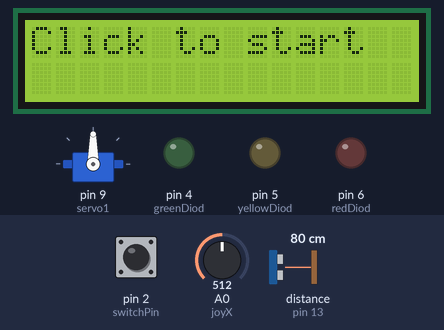
Simulated run of this sketch. Board: Arduino Uno, built with avr-gcc and run on an emulated ATmega328P. Parts: 16×2 character LCD, servo, output pins drawn as LEDs (lit = HIGH). Inputs (shaded band) come from the test bench; at power-on: pin 2 (switchPin) HIGH, A0 (joyX) = 512, distance to the obstacle (sensor on pin 13) 80 cm. The echo pulse lasts 58.3 µs per cm; pins used as bus, display or sensor lines are not drawn.

Above: at 1.2 s.
1.3 s: pin 2 (switchPin) pulled LOW for 0.15 s
At 2.3 s:
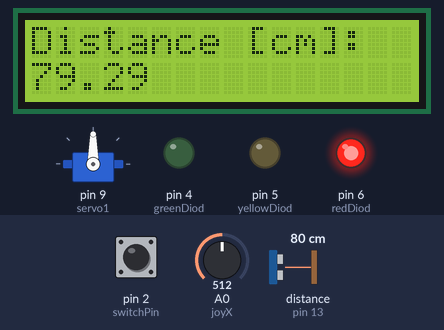
2.9 s: A0 (joyX) set to 716
At 3.6 s:
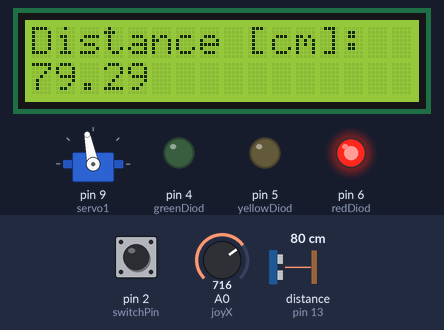
4.4 s: A0 (joyX) set to 1023
At 5.0 s:
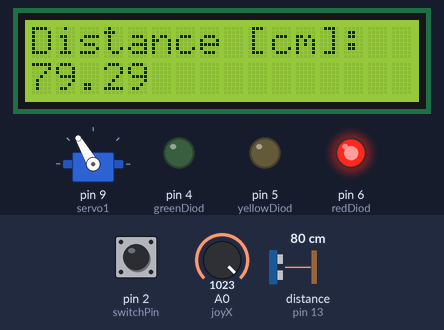
5.9 s: A0 (joyX) set to 306
At 7.0 s:
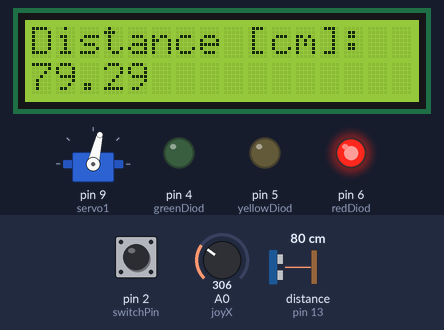
Timing chart, 0 to 8.4 s (numbered marks = the images above; inputs shaded):
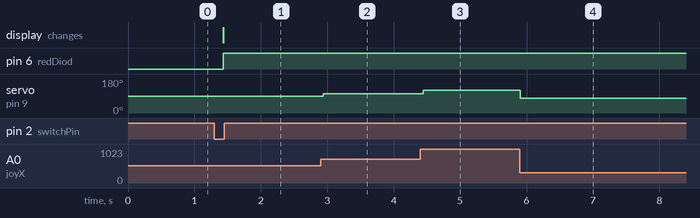

Measured:
- after the input at 1.3 s, pin 6 (redDiod): LOW → HIGH after 0.13 s; the display: changes after 0.13 s (image 1)
- after the input at 2.9 s, servo on pin 9 (servo1): 90° → 101° at once
- after the input at 4.4 s, servo on pin 9 (servo1): 101° → 120° at once
- after the input at 5.9 s, servo on pin 9 (servo1): 120° → 77° at once

The sketch:

main.ino
```cpp
#include <LiquidCrystal_I2C.h>
#include <Servo.h>


Servo servo1;
LiquidCrystal_I2C lcd(0x27, 16, 2); //16 - columns , 2- rows

int joyX = A0;
int joyY = A1;
int switchPin = 2;

int trigPin = 10;
int echoPin = 13;

float duration_us, distance_cm;

int servoVal;

int greenDiod = 4;
int yellowDiod = 5;
int redDiod = 6;
int clicks = 0;

void setup()
{
  lcd.begin();
  lcd.backlight();

  lcd.setCursor(0,0);
  lcd.print("Distance [cm]: ");


  //servo
  servo1.attach(9);

  //ultrasonic sensor
  pinMode(trigPin, OUTPUT);
  pinMode(echoPin, INPUT);

  //Joystick Button
  pinMode(switchPin, INPUT);
  digitalWrite(switchPin, HIGH);

  pinMode(greenDiod,OUTPUT); // green diod
  pinMode(yellowDiod,OUTPUT); // yellow diod
  pinMode(redDiod,OUTPUT); // red diod

   lcd.setCursor(0,0);
   lcd.print("Click to start");

  Serial.begin (9600);

}
void diod_controller(int distance){


    if(distance <100){
      digitalWrite(greenDiod,LOW);
      digitalWrite(yellowDiod,LOW);
      digitalWrite(redDiod,HIGH);
      }
      else if (distance >=100 && distance < 250) {
         digitalWrite(greenDiod,LOW);
         digitalWrite(yellowDiod,HIGH);
         digitalWrite(redDiod,LOW);
        }
        else if(distance >= 250){
          digitalWrite(greenDiod,HIGH);
          digitalWrite(yellowDiod,LOW);
          digitalWrite(redDiod,LOW);
          }

  }

  void clr_line_zero(){
 for(int i=0;i<16; i++){
           lcd.setCursor(i,0);
            lcd.print(" ");
          }
    }

    void clr_line_one(){
       for(int i=0;i<16; i++){
           lcd.setCursor(i,1);
            lcd.print(" ");
          }
      }

    void measureDistance(){
      if(clicks == 0){
        clr_line_zero();
        lcd.setCursor(0,0);
        lcd.print("Distance [cm]: ");
        }
        clicks++;
      // generate 10-microsecond pulse to TRIG pin
       digitalWrite(trigPin, HIGH);
       delayMicroseconds(10);
       digitalWrite(trigPin, LOW);

        duration_us = pulseIn(echoPin, HIGH);
        distance_cm = 0.017 * duration_us;

        //clearing function
        clr_line_one();

         lcd.setCursor(0,1);
         lcd.print(distance_cm);
        if(distance_cm > 420){
          lcd.setCursor(0,1);
          lcd.print("Out of range ");
          }
         diod_controller(distance_cm);
          delay(500);

      }

void loop()
{
  int buttonState = digitalRead(switchPin);

  servoVal = analogRead(joyX);
  servoVal = map(servoVal, 0, 1023, 60, 120);
  servo1.write(servoVal);

  if(buttonState == LOW){
    measureDistance();
    }


  delay(50);
}
```
